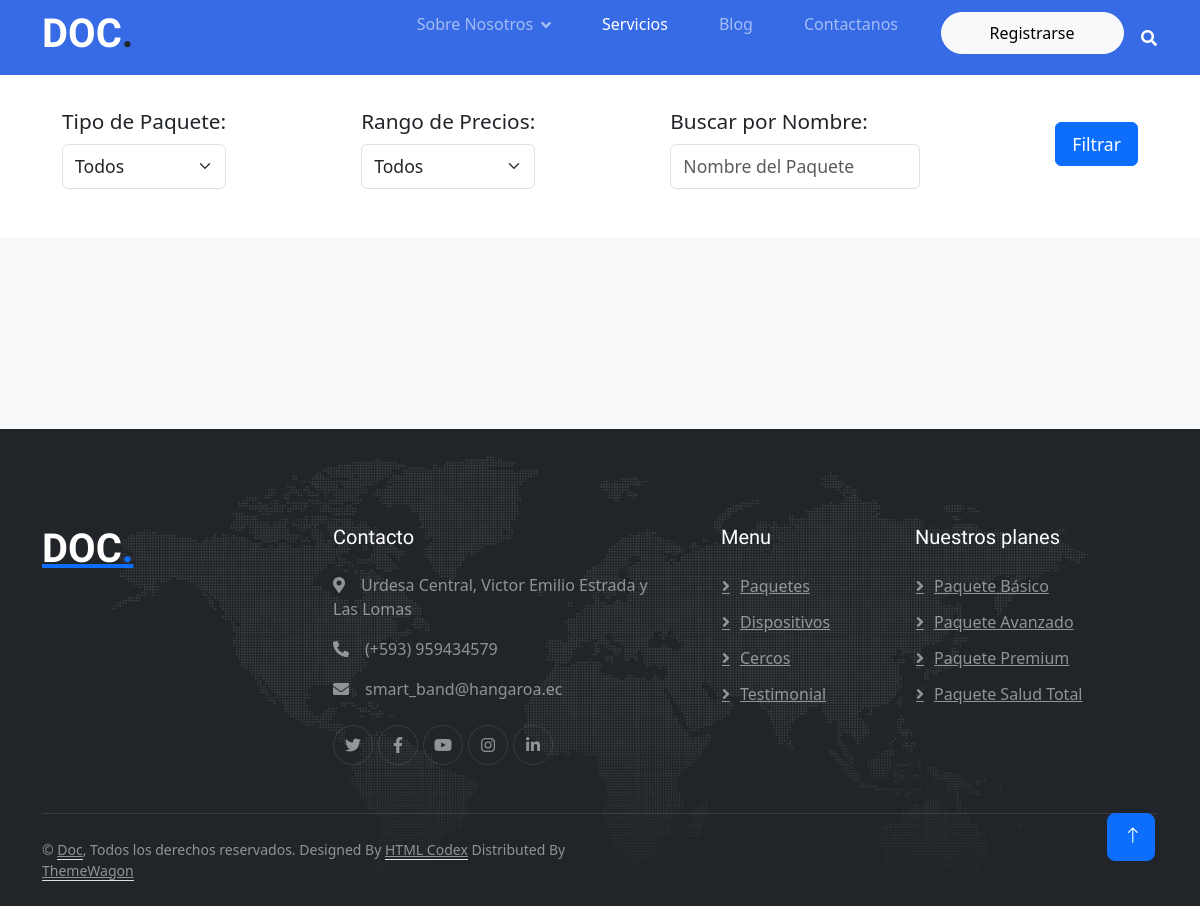
The app's page /paquetes/, older data.
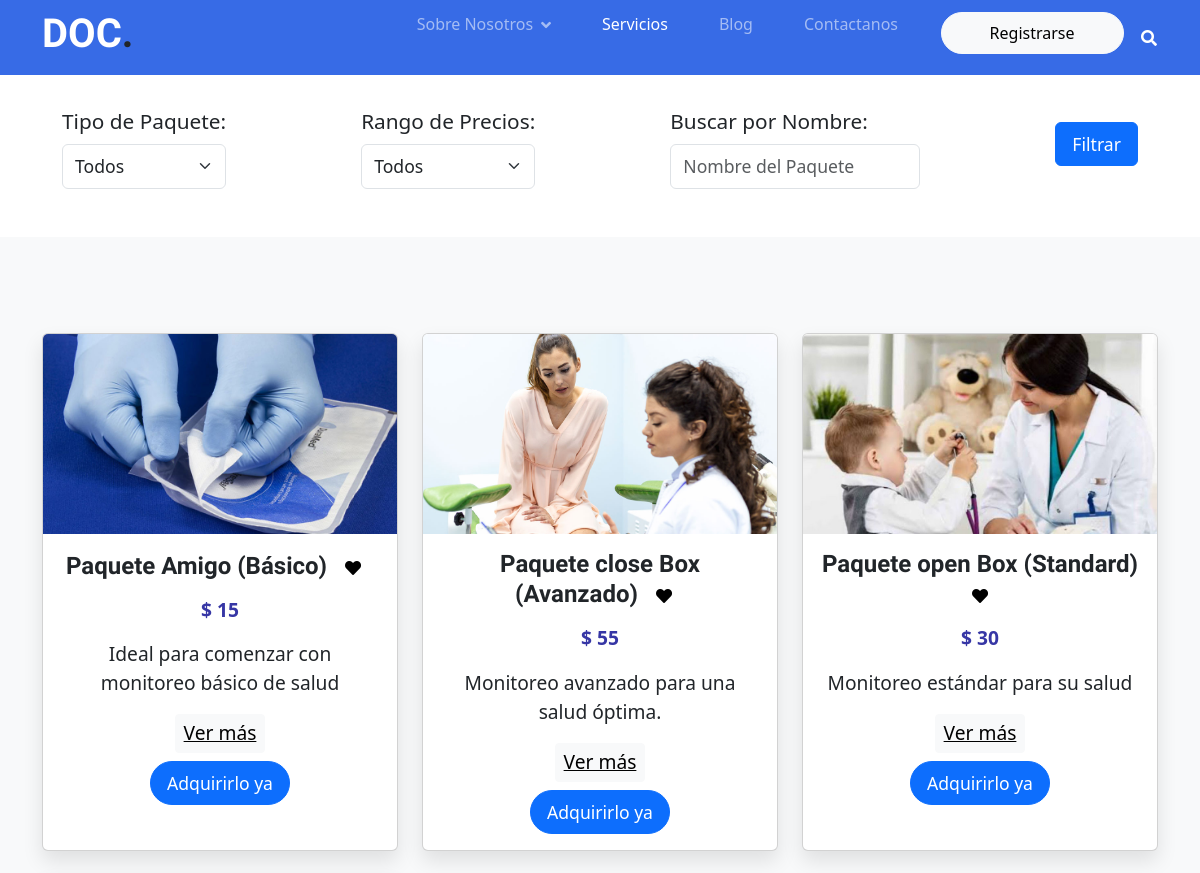
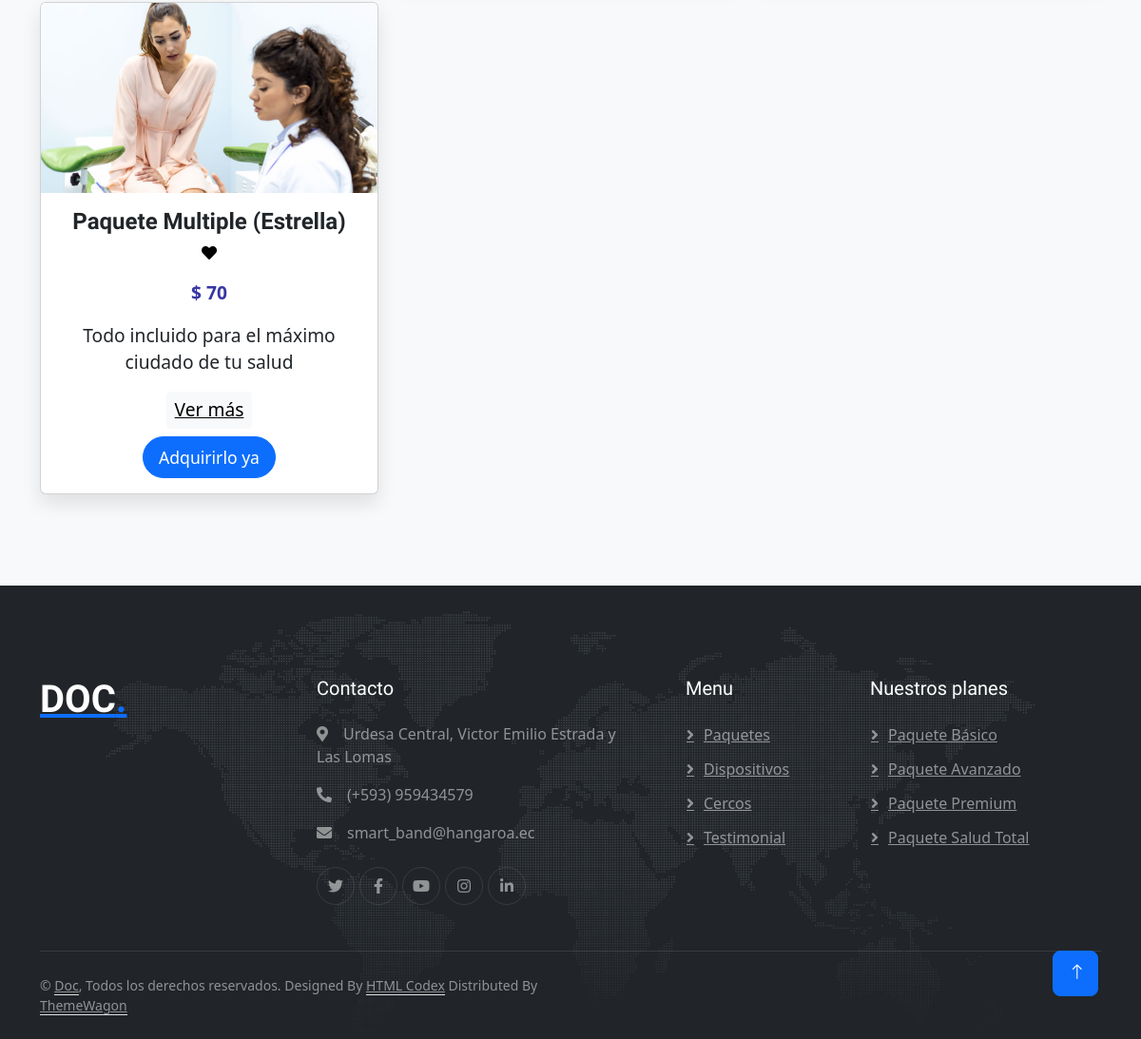
The same page, newer data (2 pictures, top to bottom).
### myapp/models.py (models this page shows, shortened)
class Paquete(models.Model):
    name = models.CharField(max_length=200)
    descripcion = models.CharField(max_length=500)
    descripcion_detallada = models.TextField(blank=True)
    valor = models.IntegerField(default=0)
    servicios = models.ManyToManyField(Servicio, through='PaqueteServicio', related_name='paquetes')

### myapp/views.py (the view)
# urls.py: path('paquetes/', views.paquetes),
def paquetes(request):
    paquetes = Paquete.objects.prefetch_related('imagenes','servicios').all()
    return render(request, 'paquetes.html', {'paquetes': paquetes})

### myapp/templates/paquetes.html (shortened to what this page needs)
<!DOCTYPE html>
<html lang="en">
{% extends 'base.html' %}
{% load static %}
{% block content %}
<head>
    <link href="{% static 'css/style.css' %}" rel="stylesheet">
    <link href="{% static 'css/bootstrap.min.css' %}" rel="stylesheet">
    <link href="https://cdn.jsdelivr.net/npm/bootstrap@5.3.3/dist/css/bootstrap.min.css" rel="stylesheet">
</head>
<body>
    {% include 'navbarAzul.html' %}
    <div class="container my-4">
        <div class="row">
            <div class="col-12">
                <form>
                    <div class="row g-3 align-items-center justify-content-between">
                        <div class="col-auto">
                            <label for="tipoPaquete" class="col-form-label">Tipo de Paquete:</label>
                            <select id="tipoPaquete" class="form-select">
                                <option selected>Todos</option>
                            </select>
                        </div>
                        <div class="col-auto">
                            <label for="rangoPrecios" class="col-form-label">Rango de Precios:</label>
                            <select id="rangoPrecios" class="form-select">
                                <option selected>Todos</option>
                            </select>
                        </div>
                        <div class="col-auto">
                            <label for="nombrePaquete" class="col-form-label">Buscar por Nombre:</label>
                            <input type="text" id="nombrePaquete" class="form-control" placeholder="Nombre del Paquete">
                        </div>
                        <div class="col-auto">
                            <button type="submit" class="btn btn-primary">Filtrar</button>
                        </div>
                    </div>
                </form>
            </div>
        </div>
    </div>
    <div class="container-fluid bg-light mt-5 py-5">
        <div class="container py-5">
            <div class="row row-cols-1 row-cols-md-3 g-4">
            {% for paquete in paquetes %}
                <div class="col">
                <div class="card h-100 shadow-custom">
                    <img src="{% static 'img/paquete' %}{{ paquete.id }}.jpg" class="card-img-top img-fluid" alt="{{ paquete.name }}">
                    <div class="card-body text-center">
                    <h5 class="card-title">
                        <span class="package-title">{{ paquete.name }}</span>
                        <button class="btn favorite-btn"><i class="fa fa-heart"></i></button>
                    </h5>
                    <p class="card-text price-text"> $ {{ paquete.valor }}</p>
                    <p class="card-text">{{ paquete.descripcion }}</p>
                    <div class="d-flex justify-content-center flex-column align-items-center">
                        <a class="btn btn-sm btn-light mb-2 btn-action btn-ver-mas" href="/detallePaquete/{{ paquete.id }}">Ver más</a>
                        <a class="btn btn-primary btn-sm rounded-pill px-3 btn-action" href="/pagos/{{ paquete.id }}">Adquirirlo ya</a>
                    </div>
                    </div>
                </div>
                </div>
            {% endfor %}
            </div>
        </div>
    </div>
    {% include 'footer.html' %}
    <a href="#" class="btn btn-lg btn-primary btn-lg-square back-to-top pt-2"><i class="bi bi-arrow-up"></i></a>
</body>
{% endblock %}

### myapp/templates/base.html (shortened to what this page needs)
<head>
    {% load static %}
    <link href="https://cdnjs.cloudflare.com/ajax/libs/font-awesome/5.10.0/css/all.min.css" rel="stylesheet">
    <link href="https://cdn.jsdelivr.net/npm/bootstrap-icons@1.4.1/font/bootstrap-icons.css" rel="stylesheet">
    <link href="{% static 'lib/animate/animate.min.css' %}" rel="stylesheet">
    <link href="{% static 'lib/owlcarousel/assets/owl.carousel.min.css' %}" rel="stylesheet">
    <link href="{% static 'css/bootstrap.min.css' %}" rel="stylesheet">
    <link href="{% static 'css/style.css' %}" rel="stylesheet">
</head>
{% block content %}
{% endblock %}

### myapp/templates/navbarAzul.html (shortened to what this page needs)
<div class="container-fluid sticky-top navBarGeneral">
        <div class="container">
            <nav class="navbar navbar-expand-lg navbar-dark p-0">
                <a href="/" class="navbar-brand">
                    <h1 class="text-white">DOC<span class="text-dark">.</span></h1>
                </a>
                <div class="collapse navbar-collapse" id="navbarCollapse">
                    <div class="navbar-nav ms-auto">
                        <div class="nav-item dropdown">
                            <a href="#" class="nav-link dropdown-toggle" data-bs-toggle="dropdown">Sobre Nosotros</a>
                        </div>
                        <a href="/servicios" class="nav-item nav-link active">Servicios</a>
                        <a href="/blogs" class="nav-item nav-link">Blog</a>
                        <a href="/contact" class="nav-item nav-link">Contactanos</a>
                        <a href="/registro" class="btn btn-light py-sm-2 px-sm-5 rounded-pill me-3 animated slideInRight">Registrarse</a>
                    </div>
                    <butaton type="button" class="btn text-white p-0 d-none d-lg-block" data-bs-toggle="modal"
                        data-bs-target="#searchModal"><i class="fa fa-search"></i></butaton>
                </div>
            </nav>
        </div>
    </div>

### myapp/templates/footer.html
<div class="container-fluid bg-dark text-white-50 footer pt-5">
    <div class="container py-5">
        <div class="row g-5">
            <div class="col-md-6 col-lg-3 wow fadeIn" data-wow-delay="0.1s">
                <a href="index.html" class="d-inline-block mb-3">
                    <h1 class="text-white">DOC<span class="text-primary">.</span></h1>
                </a>
            </div>
            <div class="col-md-7 col-lg-4 wow fadeIn" data-wow-delay="0.3s">
                <h5 class="text-white mb-4">Contacto</h5>
                <p><i class="fa fa-map-marker-alt me-3"></i>Urdesa Central, Victor Emilio Estrada y Las Lomas</p>
                <p><i class="fa fa-phone-alt me-3"></i>(+593) 959434579</p>
                <p><i class="fa fa-envelope me-3"></i>smart_band@hangaroa.ec</p>
                <div class="d-flex pt-2">
                    <a class="btn btn-outline-light btn-social" href=""><i class="fab fa-twitter"></i></a>
                    <a class="btn btn-outline-light btn-social" href=""><i class="fab fa-facebook-f"></i></a>
                    <a class="btn btn-outline-light btn-social" href=""><i class="fab fa-youtube"></i></a>
                    <a class="btn btn-outline-light btn-social" href=""><i class="fab fa-instagram"></i></a>
                    <a class="btn btn-outline-light btn-social" href=""><i class="fab fa-linkedin-in"></i></a>
                </div>
            </div>
            <div class="col-md-2 col-lg-2 wow fadeIn" data-wow-delay="0.5s">
                <h5 class="text-white mb-4">Menu</h5>
                <a class="btn btn-link" href="/paquetes" class="dropdown-item">Paquetes</a>
                <a class="btn btn-link" href="/catalogDispositivo" class="dropdown-item">Dispositivos</a>
                <a class="btn btn-link" href="/crearCercos" class="dropdown-item">Cercos</a>
                <a class="btn btn-link" href="testimonial.html" class="dropdown-item">Testimonial</a>
            </div>
            <div class="col-md-6 col-lg-3 wow fadeIn" data-wow-delay="0.7s">
                <h5 class="text-white mb-4">Nuestros planes</h5>
                <a class="btn btn-link" href="/detallePaquete">Paquete Básico</a>
                <a class="btn btn-link" href="/detallePaquete">Paquete Avanzado</a>
                <a class="btn btn-link" href="/detallePaquete">Paquete Premium</a>
                <a class="btn btn-link" href="/detallePaquete">Paquete Salud Total</a>
            </div>
        </div>
    </div>
    <div class="container wow fadeIn" data-wow-delay="0.1s">
        <div class="copyright">
            <div class="row">
                <div class="col-md-6 text-center text-md-start mb-3 mb-md-0">
                    &copy; <a class="border-bottom" href="#">Doc</a>, Todos los derechos reservados.
                    Designed By <a class="border-bottom" href="https://htmlcodex.com">HTML Codex</a> Distributed By <a class="border-bottom" href="https://themewagon.com">ThemeWagon</a>
                </div>
            </div>
        </div>
    </div>
</div>

### myapp/static/css/style.css (style rules this page uses)
:root { --primary: #1363C6; --secondary: #15ACE1; --light: #F4F7FE; --dark: #14183E; }
.back-to-top { position: fixed; display: none; right: 45px; bottom: 45px; z-index: 99; }
h1, h2, h3, .fw-bold { font-weight: 700 !important; }
h4, h5, h6, .fw-medium { font-weight: 500 !important; }
.btn { font-weight: 500; transition: .5s; }
.btn-lg-square { width: 48px; height: 48px; }
.btn-square, .btn-sm-square, .btn-lg-square { padding: 0; display: flex; align-items: center; justify-content: center; font-weight: normal; border-radius: 50px; }
.sticky-top { top: -150px; transition: .5s; }
.navbar { padding: 11px 0 !important; height: 75px; }
.navbar .navbar-nav .nav-link { margin-right: 35px; padding: 0; color: rgba(255, 255, 255, .7); outline: none; }
.navbar .navbar-nav .nav-link:hover, .navbar .navbar-nav .nav-link.active { color: rgba(255, 255, 255, 1); }
.navbar .dropdown-toggle::after { border: none; content: "\f107"; font-family: "Font Awesome 5 Free"; font-weight: 900; vertical-align: middle; margin-left: 8px; }
.footer { background: url(../img/footer.png) center center no-repeat; background-size: contain; }
.footer .btn.btn-social { margin-right: 5px; width: 40px; height: 40px; display: flex; align-items: center; justify-content: center; color: rgba(255, 255, 255, .5); border: 1px solid rgba(256, 256, 256, .1); border-radius: 40px; transition: .3s; }
.footer .btn.btn-link { display: block; margin-bottom: 10px; padding: 0; text-align: left; color: rgba(255, 255, 255, .5); font-weight: normal; transition: .3s; }
.footer .btn.btn-link::before { position: relative; content: "\f105"; font-family: "Font Awesome 5 Free"; font-weight: 900; margin-right: 10px; }
.footer .copyright { padding: 25px 0; font-size: 14px; border-top: 1px solid rgba(256, 256, 256, .1); }
.footer .copyright a { color: rgba(255, 255, 255, .5); }
body { margin-top: 20px; background: #eee; }
.navBarGeneral { background-color: #376be6; }
.form-control { border-radius: 10px; }
.btn-primary { border-radius: 20px; border: 0; padding: 10px 24px; }
.btn-action { margin: 0 5px; padding: 5px 20px; }
.btn-primary.btn-action { color: #fff; }
.btn-light { margin-bottom: 10px; }
.shadow-custom { box-shadow: 0 4px 8px 0 rgba(0, 0, 0, 0.2), 0 6px 20px 0 rgba(0, 0, 0, 0.19); }

### myapp/templates/paquetes.html (style rules this page uses)
.card { transition: box-shadow .3s ease-in-out; box-shadow: 0 10px 20px rgba(0,0,0,0.1); }
.card-img-top { height: 200px; object-fit: cover; }
.package-title { font-size: 1.5rem; font-weight: bold; }
.price-text { font-size: 1.4rem; color: rgb(54, 54, 165); font-weight: bold; }
.col-form-label { font-size: 1.3rem; }
.btn-ver-mas { font-size: 1.2rem; text-decoration: underline; }
.card-text { font-size: 1.2rem; }
.favorite-btn .fa-heart { color: black; }
.form-select, .form-control { font-size: 1.1rem; padding: .5rem .75rem; width: 100%; max-width: 250px; }
.btn-primary { font-size: 1.1rem; padding: .5rem 1rem; }
.row.g-3 > div:first-child { margin-left: 20px; }
.row.g-3 > div:last-child { margin-right: 20px; }

Row changes from the older to the newer data that the page shows:
added Paquete: shows a picture, name "Paquete Amigo (Básico)", valor "15", descripcion "Ideal para comenzar con monitoreo básico de salud"
added Paquete: name "Paquete close Box (Avanzado)", valor "55", descripcion "Monitoreo avanzado para una salud óptima."
added Paquete: shows a picture, name "Paquete open Box (Standard)", valor "30", descripcion "Monitoreo estándar para su salud"
added Paquete: name "Paquete Multiple (Estrella)", valor "70", descripcion "Todo incluido para el máximo ciudado de tu salud"
